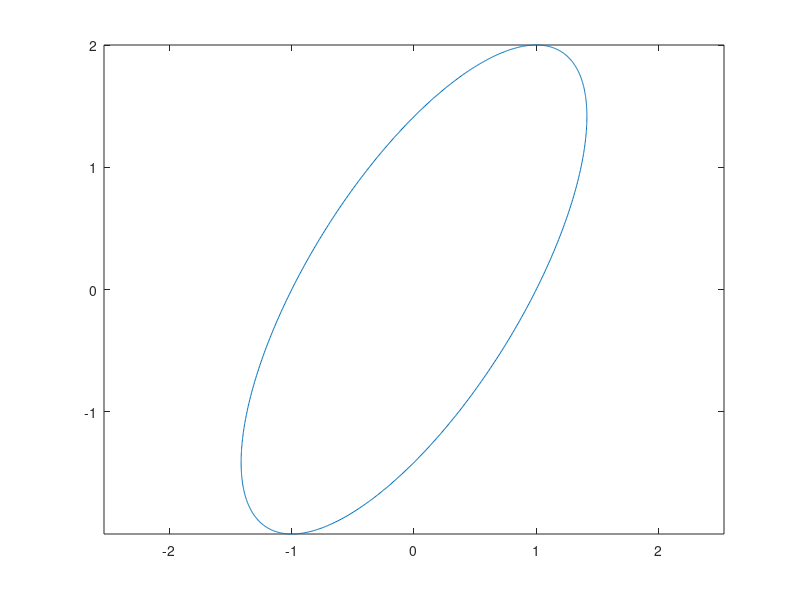

MATLAB code to generate this figure:
t=linspace(0,2*pi,1000);
for k=1:1000 %SHIFT+RETURN
    w=[1 -1; 2 0]*[cos(t(k)); sin(t(k))];
    x(k)=w(1);
    y(k)=w(2);
end %RETURN
plot(x,y) %SHIFT+RETURN
axis equal